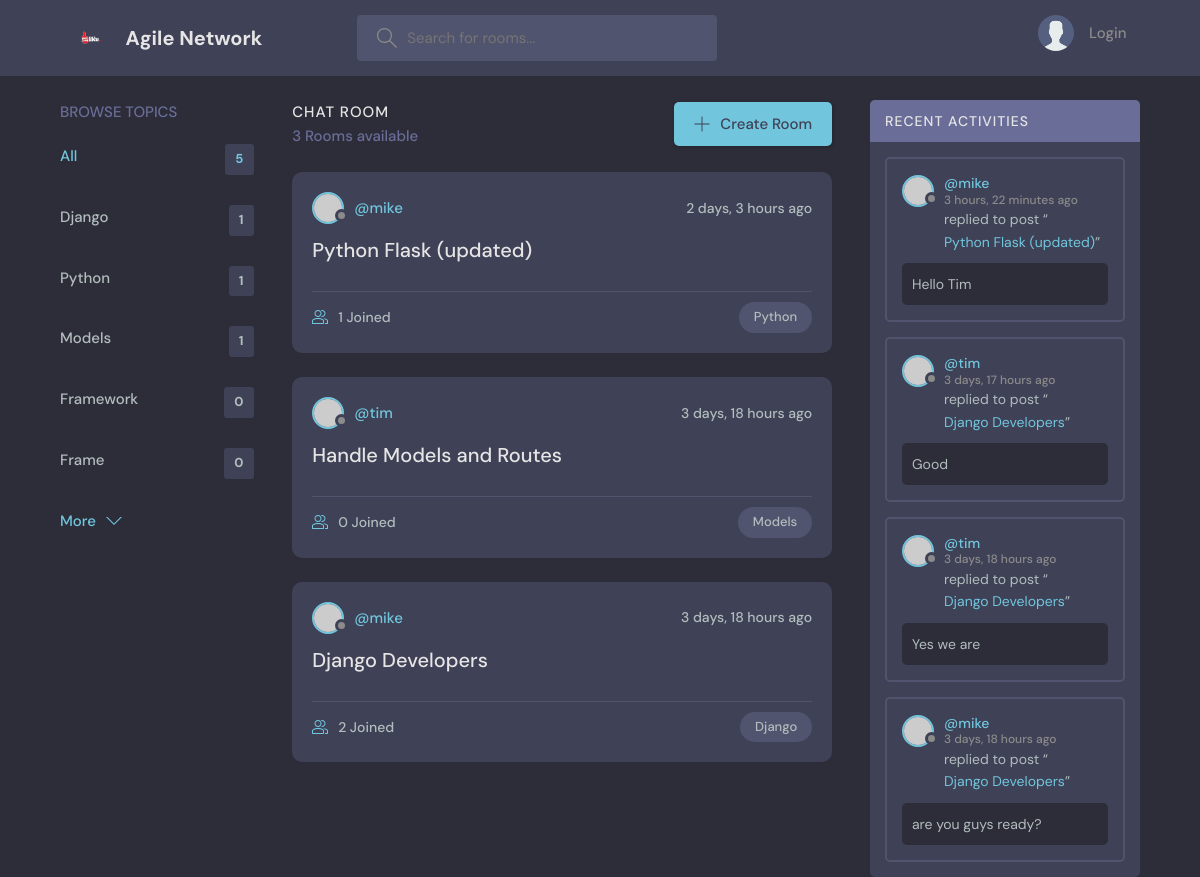
The page / on the database its author committed.
### base/models.py (models this page shows, shortened)
class Topic(models.Model):
    name = models.CharField(max_length=200)

class Room(models.Model):
    host = models.ForeignKey(User, on_delete=models.SET_NULL, null=True)
    topic = models.ForeignKey(Topic, on_delete=models.SET_NULL, null=True)
    name = models.CharField(max_length=200)
    description = models.TextField(null=True, blank=True)
    participants = models.ManyToManyField(User, related_name='participants', blank=True)
    updated = models.DateTimeField(auto_now=True)
    created = models.DateTimeField(auto_now_add=True)
    class Meta:
        ordering = ['-updated', '-created']
    def __str__(self):
        return self.name

class Message(models.Model):
    user = models.ForeignKey(User, on_delete=models.CASCADE)
    room = models.ForeignKey(Room, on_delete=models.CASCADE)
    body = models.TextField()
    updated = models.DateTimeField(auto_now=True)
    created = models.DateTimeField(auto_now_add=True)
    class Meta:
        ordering = ['-updated', '-created']

### base/views.py (the view)
# urls.py: 2. Add a URL to urlpatterns:  path('', views.home, name='home')
def home(request):
    q = request.GET.get('q') if request.GET.get('q') != None else ''
    rooms = Room.objects.filter(
        Q(topic__name__icontains=q) |
        Q(name__icontains=q) |
        Q(description__icontains=q)
        )
    topics = Topic.objects.all()
    room_count = rooms.count()
    room_messages = Message.objects.filter(Q(room__topic__name__icontains=q))
    context = {'rooms': rooms, 'topics': topics, 'room_count': room_count, 'room_messages': room_messages}
    return render(request, 'base/home.html', context)

### base/templates/base/home.html (shortened to what this page needs)
  {% extends 'main.html' %}
  {% block content %}
   <main class="layout layout--3">
      <div class="container">
        {% include 'base/topics.html' %}
        <div class="roomList">
          <div class="roomList__header">
            <div>
              <h2>Chat Room</h2>
              <p>{{room_count}} Rooms available</p>
            </div>
            <a class="btn btn--main" href="{% url 'create-room' %}">
              <svg version="1.1" xmlns="http://www.w3.org/2000/svg" width="32" height="32" viewBox="0 0 32 32">
                <title>add</title>
                <path
                  d="M16.943 0.943h-1.885v14.115h-14.115v1.885h14.115v14.115h1.885v-14.115h14.115v-1.885h-14.115v-14.115z"
                ></path>
              </svg>
              Create Room
            </a>
          </div>
          {% include 'base/feeds.html' %}
        </div>
         {% include 'base/activities.html' %}
      </div>
    </main>
  {% endblock content %}

### base/templates/base/topics.html
<div class="topics">
    <div class="topics__header">
      <h2>Browse Topics</h2>
    </div>
    <ul class="topics__list">
      <li>
        <a href="{% url 'home' %}" class="active">All <span>{{topics.count}}</span></a>
      </li>
      {% for topic in topics %}
      <li>
        <a href="{% url 'home' %}?q={{topic.name}}">{{topic.name}} <span>{{topic.room_set.all.count}}</span></a>
      </li>
      {% endfor %}
    </ul>
    <a class="btn btn--link" href="{% url 'topics' %}">
      More
      <svg version="1.1" xmlns="http://www.w3.org/2000/svg" width="32" height="32" viewBox="0 0 32 32">
        <title>chevron-down</title>
        <path d="M16 21l-13-13h-3l16 16 16-16h-3l-13 13z"></path>
      </svg>
    </a>
  </div>

### base/templates/base/feeds.html (shortened to what this page needs)
{% for room in rooms %}
<div class="roomListRoom">
    <div class="roomListRoom__header">
      <a href="{% url 'user-profile' room.host.id %}" class="roomListRoom__author">
        <div class="avatar avatar--small">
          <img src="https://randomuser.me/api/portraits/women/11.jpg" />
        </div>
        <span>@{{room.host.username}}</span>
      </a>
      <div class="roomListRoom__actions">
        <span>{{room.created | timesince}} ago</span>
      </div>
    </div>
    <div class="roomListRoom__content">
      <a href="{% url 'room' room.id %}">{{room.name}}</a>
    </div>
    <div class="roomListRoom__meta">
      <a href="{% url 'room' room.id %}" class="roomListRoom__joined">
        {{room.participants.all.count}} Joined
      </a>
      <p class="roomListRoom__topic">{{room.topic.name}}</p>
    </div>
  </div>
{% endfor %}

### base/templates/base/activities.html (shortened to what this page needs)
<div class="activities">
    <div class="activities__header">
      <h2>Recent Activities</h2>
    </div>
    {% for message in room_messages %}
    <div class="activities__box">
      <div class="activities__boxHeader roomListRoom__header">
        <a href="{% url 'user-profile' message.user.id %}" class="roomListRoom__author">
          <div class="avatar avatar--small">
            <img src="https://randomuser.me/api/portraits/women/11.jpg" />
          </div>
          <p>
            @{{message.user}}
            <span>{{message.created | timesince}} ago</span>
          </p>
        </a>
      </div>
      <div class="activities__boxContent">
        <p>replied to post “<a href="{% url 'room' message.room.id %}">{{message.room}}</a>”</p>
        <div class="activities__boxRoomContent">
          {{message.body}}
        </div>
      </div>
    </div>
    {% endfor %}
  </div>

### rows shown on the page
Topic: name "Django", room_set.all.count "1"
Topic: name "Python", room_set.all.count "1"
Topic: name "Models", room_set.all.count "1"
Topic: name "Framework", room_set.all.count "0"
Topic: name "Frame", room_set.all.count "0"
Room: host.username "mike", created "2 days, 3 hours", name "Python Flask (updated)", participants.all.count "1", topic.name "Python"
Room: host.username "tim", created "3 days, 18 hours", name "Handle Models and Routes", participants.all.count "0", topic.name "Models"
Room: host.username "mike", created "3 days, 18 hours", name "Django Developers", participants.all.count "2", topic.name "Django"
Message: user "mike", created "3 hours, 22 minutes", room "Python Flask (updated)", body "Hello Tim"
Message: user "tim", created "3 days, 17 hours", room "Django Developers", body "Good"
Message: user "tim", created "3 days, 18 hours", room "Django Developers", body "Yes we are"
Message: user "mike", created "3 days, 18 hours", room "Django Developers", body "are you guys ready?"

### other values the page prints
{{ topics.count }} "5"
{{ room_count }} "3"
